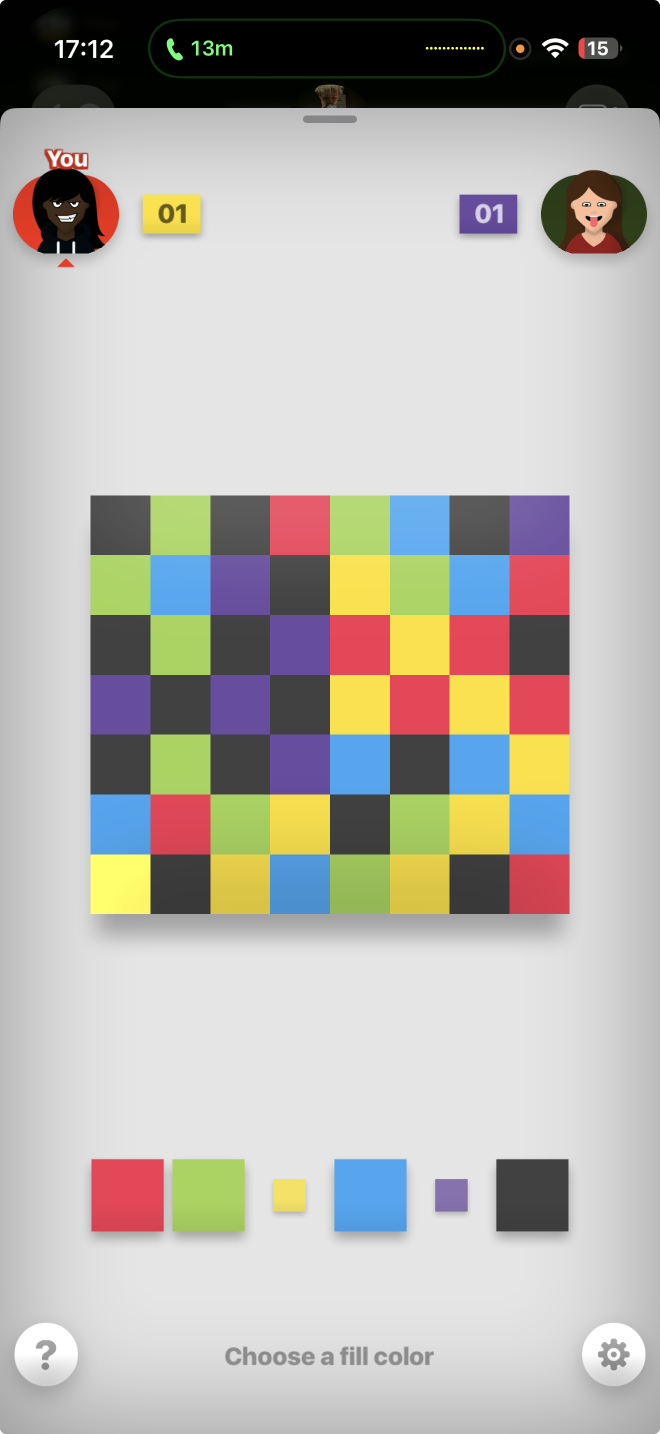
#> input picture example.png, 1320 x 2868 px (shown at 1/2 size)
$ python -i vision.py   (imports and definitions only)
#> lines starting #> are read from the running program, lines starting #| are printed output that depends on the picture; after the words box and inside, x2 and y2 are one past the last pixel; in counts of white or black regions, pixels touching at a corner belong together
import os.path
from enum import Enum
from typing import List

from filler_algo.python_src.game import Color, ROWS, COLS

import cv2

COLOR_MAP = {
    Color.RED: (222, 74, 90),
    Color.GREEN: (172, 210, 103),
    Color.YELLOW: (245, 221, 80),
    Color.BLUE: (88, 163, 234),
    Color.PURPLE: (102, 79, 153),
    Color.GRAY: (71, 71, 71)
}


def bgr_to_rgb(color):
    return color[::-1]


def crop_board(image_path: str):
#> called with image_path = '../../../example.png'
    img = cv2.imread(image_path)
#> img is the input picture: shape (2868, 1320, 3); mean B, G, R 171.9, 177.3, 180.5
    gray = cv2.cvtColor(img, cv2.COLOR_BGR2GRAY)
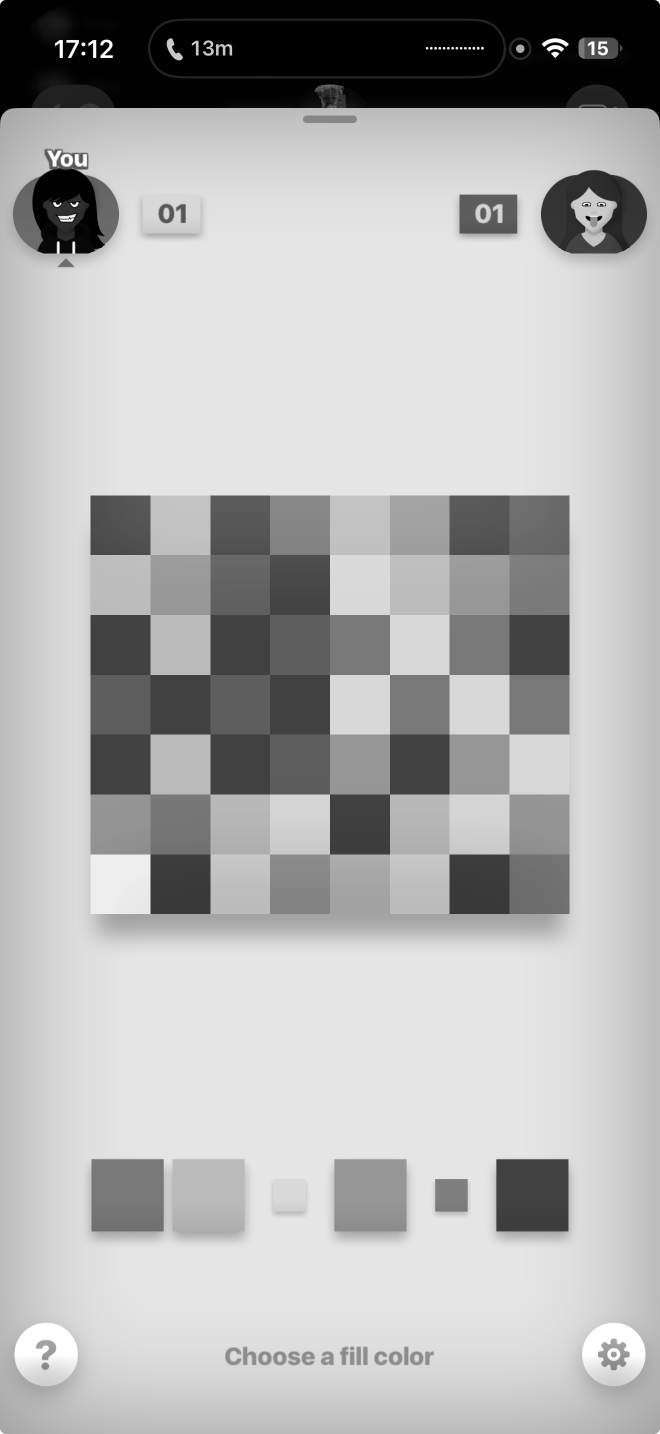
#> gray: shape (2868, 1320) (shown at 1/2 size); min 0, max 255, mean 177.7
    edges = cv2.Canny(gray, 50, 150)
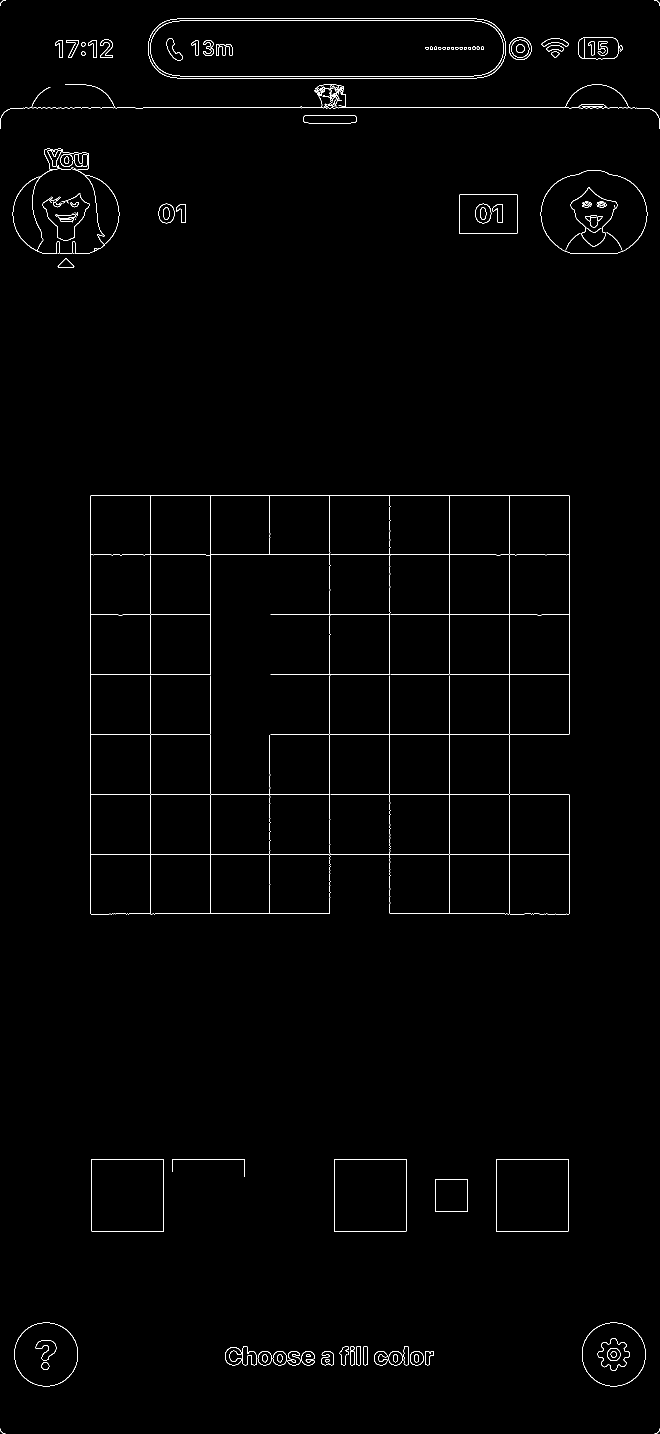
#> edges: shape (2868, 1320) (shown at 1/2 size); 0.9% white in thin lines or dots

    contours, _ = cv2.findContours(edges, cv2.RETR_LIST, cv2.CHAIN_APPROX_SIMPLE)
#> contours = 261 contours, 71 with area under 20; largest, box (x1, y1, x2, y2) and area: (180, 990, 1140, 1829) 573322, (180, 990, 661, 1590) 171584, (659, 1109, 1020, 1469) 85681, (296, 36, 1012, 157) 82707, (296, 36, 1012, 157) 82609

    assert contours, 'No contours found'
    largest = max(contours, key=cv2.contourArea)
#> largest = contour of 885 points, box (x1, y1, x2, y2) (180, 990, 1140, 1829), area 573322

    # if cv2.contourArea(largest) < 4000:
    #     logging.warning('Boa')

    rect = cv2.minAreaRect(largest)
#> rect = ((659.5, 1409), (838, 959), -90)
    box = cv2.boxPoints(rect)
#> box = [[1139, 1828], [180, 1828], [180, 990], [1139, 990]]
    box = box.astype(int)

    x, y, w, h = cv2.boundingRect(box)
#> x = 180; y = 990; w = 960; h = 839
    cropped = img[y:y + h, x:x + w]
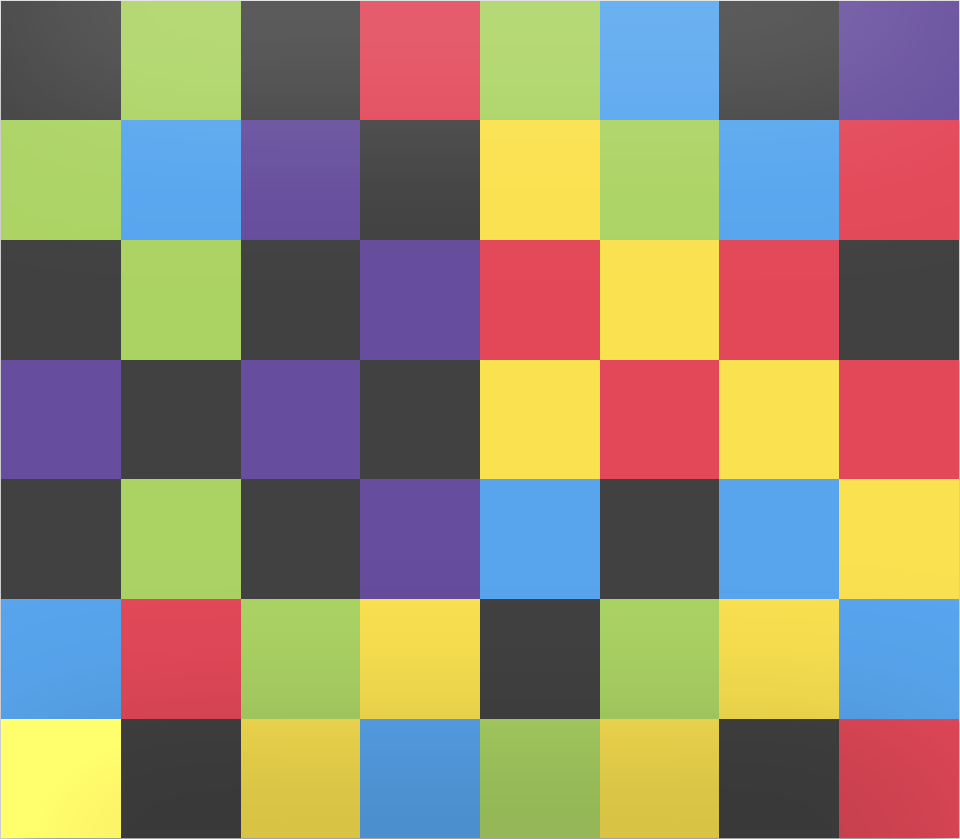
#> cropped: shape (839, 960, 3); mean B, G, R 112.8, 134.1, 145.2
    # [5 lines of commented-out code are left out]
    return cropped


def get_closest_color(original: tuple[int, int, int]):
    closest = None
    diff = None
    for color_enum, suspect in COLOR_MAP.items():
        suspect_diff = sum((original[i] - suspect[i]) ** 2 for i in range(3))
        if diff is None or suspect_diff < diff:
            diff = suspect_diff
            closest = color_enum
    return closest


def extract_game_board(image_path: str) -> List[List[Color]]:
    cropped = crop_board(image_path)
    board_height, board_width, _ = cropped.shape
    square_height, square_width = round(board_height / ROWS), round(board_width / COLS)
    # Get color probes from the center of each square
    board = [[None for col in range(COLS)] for row in range(ROWS)]
    for row in range(ROWS):
        for col in range(COLS):
            x = square_width // 2 + col * square_width
            y = square_height // 2 + row * square_height
            color_probe = bgr_to_rgb(tuple(map(int, cropped[y, x])))
            board[row][col] = get_closest_color(color_probe)
    return board

>>> result = crop_board('../../../example.png')
